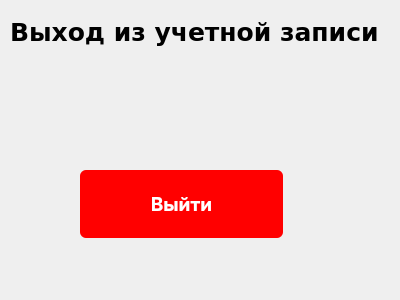
<?xml version="1.0" encoding="UTF-8"?>
<ui version="4.0">
 <class>UserOptions</class>
 <widget class="QDialog" name="UserOptions">
  <property name="geometry">
   <rect>
    <x>0</x>
    <y>0</y>
    <width>400</width>
    <height>300</height>
   </rect>
  </property>
  <property name="windowTitle">
   <string>Dialog</string>
  </property>
  <widget class="QPushButton" name="create_btn">
   <property name="geometry">
    <rect>
     <x>80</x>
     <y>170</y>
     <width>203</width>
     <height>68</height>
    </rect>
   </property>
   <property name="font">
    <font>
     <family>Inter</family>
     <pointsize>14</pointsize>
     <weight>75</weight>
     <bold>true</bold>
    </font>
   </property>
   <property name="styleSheet">
    <string notr="true">QPushButton#create_btn {
    color: #FFFFFF;
    padding: 12px 20px;
    height: 44px;
    width: 163px;

    background-color: rgb(255,0,0);
    border-radius: 6px;
}

QPushButton#create_btn:hover {
    color: #2D3648;

    border: 2px solid #2D3648;
	background-color: rgb(255,0,0);
   
}</string>
   </property>
   <property name="text">
    <string>Выйти</string>
   </property>
   <property name="flat">
    <bool>true</bool>
   </property>
  </widget>
  <widget class="QLabel" name="title">
   <property name="geometry">
    <rect>
     <x>10</x>
     <y>10</y>
     <width>392</width>
     <height>44</height>
    </rect>
   </property>
   <property name="font">
    <font>
     <family>DejaVu Sans</family>
     <pointsize>19</pointsize>
     <weight>75</weight>
     <bold>true</bold>
    </font>
   </property>
   <property name="text">
    <string>Выход из учетной записи</string>
   </property>
  </widget>
 </widget>
 <resources/>
 <connections/>
</ui>
